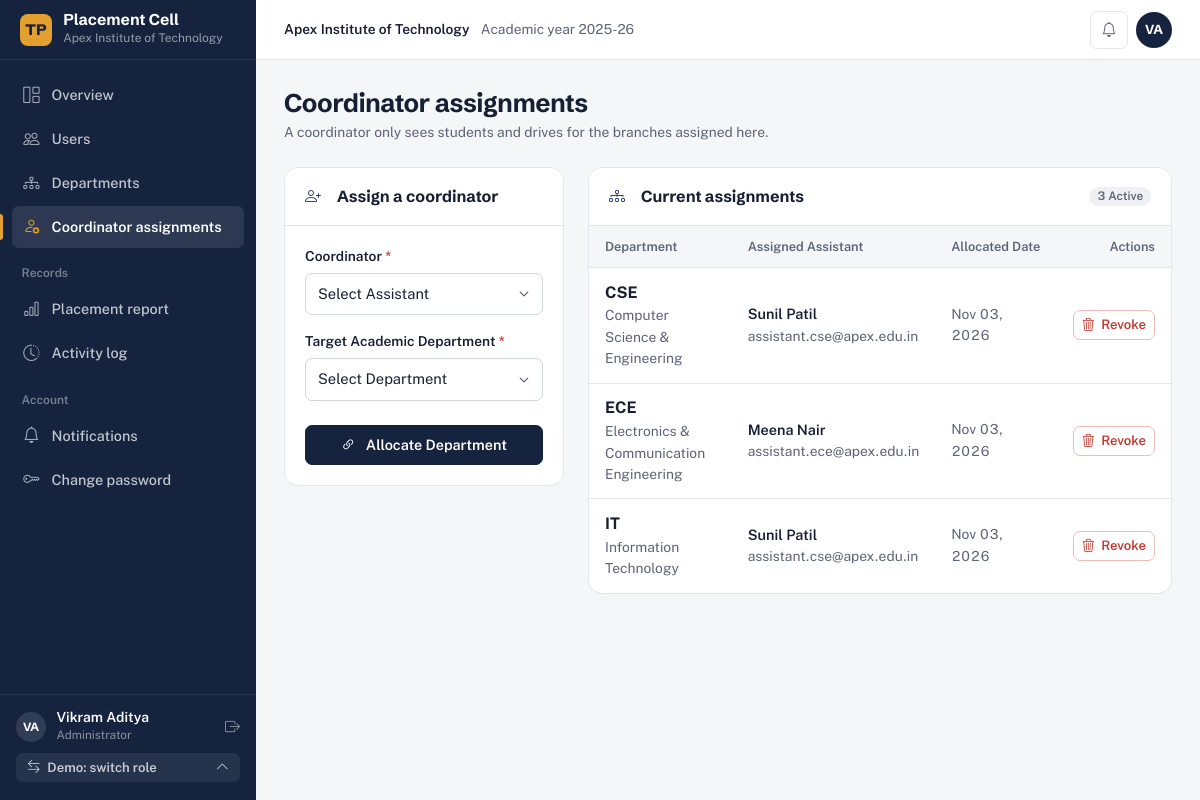
The page /admin-panel/assignments/ (signed in) on the database as committed earlier.
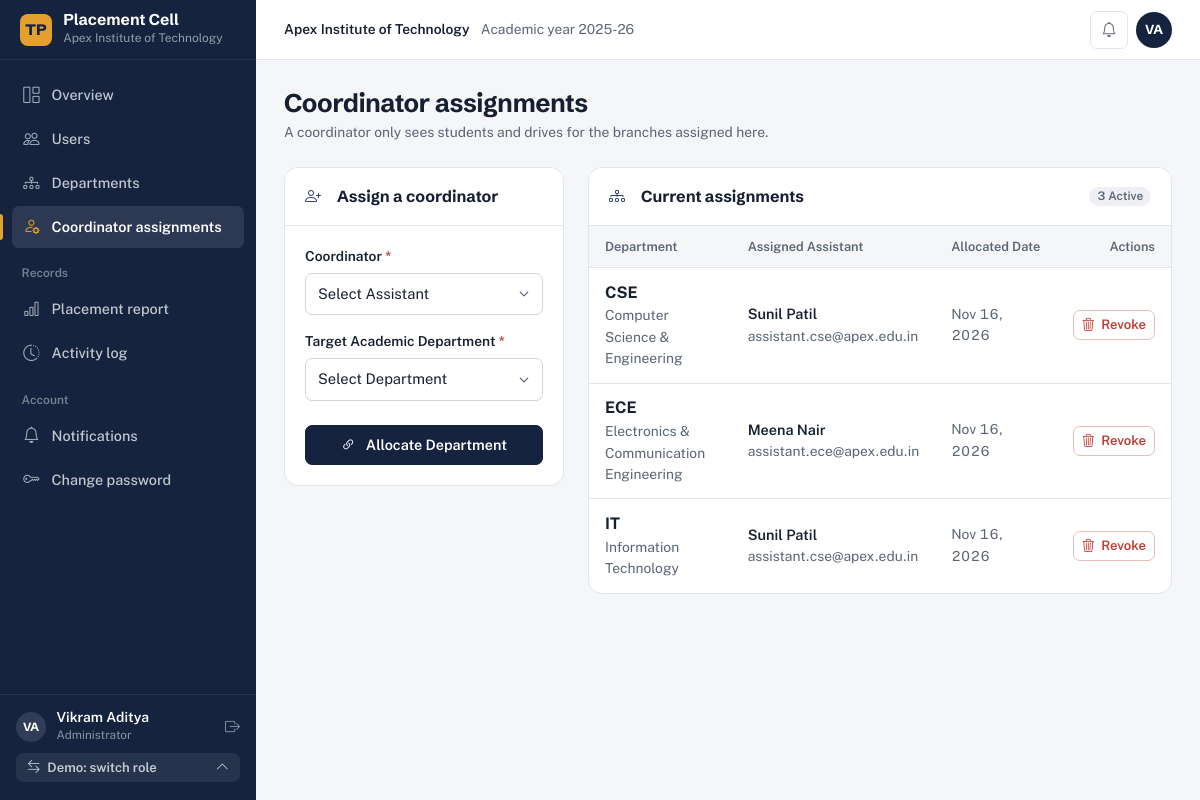
The same page on the database as committed later.
### apps/departments/models.py (models this page shows, shortened)
class AssistantDepartmentAssignment(models.Model):
    assistant = models.ForeignKey(
        settings.AUTH_USER_MODEL,
        on_delete=models.CASCADE,
        related_name='assistant_departments',
        limit_choices_to={'role': 'TNP_ASSISTANT'}
    )
    department = models.ForeignKey(
        Department,
        on_delete=models.CASCADE,
        related_name='assigned_assistants'
    )
    assigned_at = models.DateTimeField(default=timezone.now)
    assigned_by = models.ForeignKey(
        settings.AUTH_USER_MODEL,
        on_delete=models.SET_NULL,
        null=True,
        blank=True,
        related_name='department_assignments_made'
    )
    class Meta:
        verbose_name = "Assistant Department Assignment"
        verbose_name_plural = "Assistant Department Assignments"
        unique_together = ('assistant', 'department')

class Department(models.Model):
    code = models.CharField(
        max_length=20,
        unique=True,
        db_index=True,
        help_text="Standard department code (e.g., CSE, IT, ECE, MECH, CIVIL)"
    )
    name = models.CharField(
        max_length=150,
        unique=True,
        help_text="Full department name (e.g., Computer Science and Engineering)"
    )
    description = models.TextField(blank=True, null=True)
    is_active = models.BooleanField(default=True)
    created_at = models.DateTimeField(default=timezone.now)
    updated_at = models.DateTimeField(auto_now=True)
    class Meta:
        verbose_name = "Department"
        verbose_name_plural = "Departments"
        ordering = ['code']

### apps/accounts/models.py (models this page shows, shortened)
class User(AbstractBaseUser, PermissionsMixin):
    email = models.EmailField(
        verbose_name='Email Address',
        max_length=255,
        unique=True,
        db_index=True
    )
    first_name = models.CharField(max_length=100)
    last_name = models.CharField(max_length=100)
    role = models.CharField(
        max_length=30,
        choices=UserRole.choices,
        default=UserRole.STUDENT,
        db_index=True
    )
    phone = models.CharField(max_length=20, blank=True, null=True)
    avatar = models.ImageField(upload_to='avatars/', blank=True, null=True)
    is_active = models.BooleanField(default=True)
    is_staff = models.BooleanField(default=False)
    date_joined = models.DateTimeField(default=timezone.now)
    objects = CustomUserManager()
    USERNAME_FIELD = 'email'
    REQUIRED_FIELDS = ['first_name', 'last_name']
    class Meta:
        verbose_name = 'User'
        verbose_name_plural = 'Users'
        ordering = ['-date_joined']
    def get_full_name(self):
        return f"{self.first_name} {self.last_name}".strip()
    @property
    def is_admin(self):
        return self.role == UserRole.ADMIN
    @property
    def is_student(self):
        return self.role == UserRole.STUDENT
    def get_dashboard_url(self):
        if self.role == UserRole.ADMIN:
            return reverse('admin_panel:dashboard')
        elif self.role == UserRole.PRINCIPAL:
            return reverse('principal_panel:dashboard')
        elif self.role == UserRole.TNP_OFFICER:
            return reverse('tpo_panel:dashboard')
        elif self.role == UserRole.TNP_ASSISTANT:
            return reverse('assistant_panel:dashboard')
        elif self.role == UserRole.STUDENT:
            return reverse('student_panel:dashboard')
        return reverse('core:landing')

### apps/accounts/admin_views.py (the view, shortened to what this page needs)
# urls.py: path('assignments/', admin_views.assistant_assignments_view, name='assistant_assignments'),
@admin_required
def assistant_assignments_view(request):
    assistants = User.objects.filter(role=UserRole.TNP_ASSISTANT, is_active=True)
    departments = Department.objects.filter(is_active=True)
    assignments = AssistantDepartmentAssignment.objects.select_related('assistant', 'department').order_by('department__code')
    return render(request, 'admin_panel/assistant_assignments.html', {
        'assistants': assistants,
        'departments': departments,
        'assignments': assignments,
        'active_nav': 'assignments'
    })

### apps/core/context_processors.py (called while the page is built)
def unread_notifications_for(user):
    from django.db.models import Q
    from apps.notifications.models import Notification
    return (
        Notification.objects.filter(Q(recipient=user, is_read=False) | Q(recipient__isnull=True, target_role=user.role))
        .exclude(read_by=user)
    )

def tpms_global_context(request):
    unread = 0
    if request.user.is_authenticated:
        try:
            unread = unread_notifications_for(request.user).count()
        except Exception:
            unread = 0
    return {
        'INSTITUTE_NAME': settings.INSTITUTE_NAME,
        'INSTITUTE_SHORT_NAME': settings.INSTITUTE_SHORT_NAME,
        'SYSTEM_NAME': 'Training & Placement Cell',
        'CURRENT_ACADEMIC_YEAR': settings.CURRENT_ACADEMIC_YEAR,
        'UNREAD_NOTIFICATIONS_COUNT': unread,
        'DEMO_MODE': settings.DEMO_MODE,
    }

### templates/admin_panel/assistant_assignments.html (shortened to what this page needs)
{% extends 'base/dashboard_base.html' %}
{% block content %}
<div class="d-flex justify-content-between align-items-center mb-4">
  <div>
    <h1 class="page-title">Coordinator assignments</h1>
    <p class="text-muted small mb-0">A coordinator only sees students and drives for the branches assigned here.</p>
  </div>
</div>
<div class="row g-4">
  <div class="col-lg-4">
    <div class="tpms-card">
      <div class="tpms-card-header">
        <span class="tpms-card-title"><i class="bi bi-person-plus me-2 text-primary"></i> Assign a coordinator</span>
      </div>
      <div class="tpms-card-body">
        <form method="POST">
          <div class="mb-3">
            <label class="form-label-custom" for="assistant_id">Coordinator <span class="text-danger">*</span></label>
            <select name="assistant_id" id="assistant_id" class="form-select-custom" required>
              <option value="">Select Assistant</option>
            </select>
          </div>
          <div class="mb-4">
            <label class="form-label-custom" for="department_id">Target Academic Department <span class="text-danger">*</span></label>
            <select name="department_id" id="department_id" class="form-select-custom" required>
              <option value="">Select Department</option>
            </select>
          </div>
          <button type="submit" class="btn-tpms-primary w-100 justify-content-center">
            <i class="bi bi-link-45deg me-1"></i> Allocate Department
          </button>
        </form>
      </div>
    </div>
  </div>
  <div class="col-lg-8">
    <div class="tpms-card">
      <div class="tpms-card-header">
        <span class="tpms-card-title"><i class="bi bi-diagram-3 me-2 text-indigo"></i> Current assignments</span>
        <span class="badge bg-light text-dark">{{ assignments|length }} Active</span>
      </div>
      <div class="tpms-card-body p-0">
        <div class="tpms-table-container border-0">
          <table class="tpms-table">
            <thead>
              <tr>
                <th>Department</th>
                <th>Assigned Assistant</th>
                <th>Allocated Date</th>
                <th class="text-end">Actions</th>
              </tr>
            </thead>
            <tbody>
              {% for asgn in assignments %}
                <tr>
                  <td>
                    <span class="fw-bold text-dark fs-6">{{ asgn.department.code }}</span>
                    <div class="text-muted small">{{ asgn.department.name }}</div>
                  </td>
                  <td>
                    <div class="fw-semibold text-dark">{{ asgn.assistant.get_full_name }}</div>
                    <div class="text-muted small">{{ asgn.assistant.email }}</div>
                  </td>
                  <td class="text-muted small">{{ asgn.assigned_at|date:"M d, Y" }}</td>
                  <td class="text-end">
                    <form method="POST" class="d-inline" onsubmit="return confirm('Revoke this department allocation?');">
                      <button type="submit" class="btn btn-sm btn-outline-danger py-1 px-2" title="Revoke Allocation">
                        <i class="bi bi-trash3"></i> Revoke
                      </button>
                    </form>
                  </td>
                </tr>
              {% empty %}
                <tr>
                  <td colspan="4" class="text-center py-4 text-muted">No department assignments configured yet.</td>
                </tr>
              {% endfor %}
            </tbody>
          </table>
        </div>
      </div>
    </div>
  </div>
</div>
{% endblock %}

Rows that differ between the two databases and show on the page:
changed AssistantDepartmentAssignment "CSE": assigned_at "Nov 03, 2026" → "Nov 16, 2026"
changed AssistantDepartmentAssignment "ECE": assigned_at "Nov 03, 2026" → "Nov 16, 2026"
changed AssistantDepartmentAssignment "IT": assigned_at "Nov 03, 2026" → "Nov 16, 2026"
